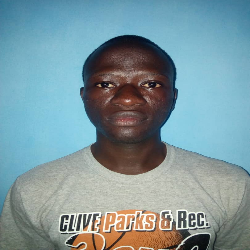
#> input picture image.jpeg, 250 x 250 px
$ python -i views.py   (imports and definitions only)
#> lines starting #> are read from the running program, lines starting #| are printed output that depends on the picture
import numpy as np
import cv2, os
from django.shortcuts import render
from django.http import  HttpResponse
from django.http import JsonResponse
from django.views.decorators.csrf import csrf_exempt
from django.conf import settings
from django.core.files.storage import default_storage

from opencv.models import Image, ImageName
from .forms import ImageFileUploadForm


BASE_DIR = os.path.dirname(os.path.dirname(os.path.abspath(__file__)))
face_cascade = cv2.CascadeClassifier(
    os.path.join(BASE_DIR, 'opencv/haarcascade_frontalface_default.xml')
)
eye_cascade = cv2.CascadeClassifier(
    os.path.join(BASE_DIR,'opencv/haarcascade_eye.xml')
)

def run(path):
	"""Run the detector on given image."""
#> called with path = '../image.jpeg'
	img0 = cv2.imread(path)
#> img0 is the input picture: shape (250, 250, 3); mean B, G, R 156.6, 150.4, 124.7
	height, width, _ = img0.shape
#> height = 250; width = 250
	scale_percent = 255*100/width
#> scale_percent = 102
	width = int(img0.shape[1] * scale_percent / 100)
#> width = 255
	height = int(img0.shape[0] * scale_percent / 100)
#> height = 255
	dim = (width, height)
#> dim = (255, 255)
	# resize image
	img = cv2.resize(img0, dim, interpolation = cv2.INTER_AREA)
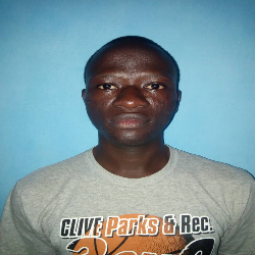
#> img: shape (255, 255, 3); mean B, G, R 156.5, 150.3, 124.6

	surface0 = height*width
#> surface0 = 65025
	surfaceRatio = 12
	gray = cv2.cvtColor(img, cv2.COLOR_BGR2GRAY)
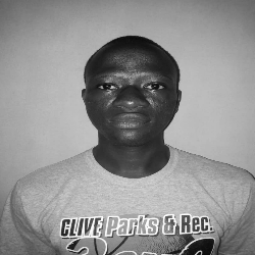
#> gray: shape (255, 255); min 9, max 253, mean 143.3
	faces = face_cascade.detectMultiScale(gray, 1.01, 5)
#> faces = [[224, 181, 29, 29], [97, 41, 70, 70], [77, 61, 74, 74], [114, 61, 74, 74], [62, 9, 135, 135]]
	ratios = []
	for (x,y,w,h) in faces:
	    surface = w*h
	    ratios.append(surface0/surface)
#> this loop made 5 passes
#> (x, y, w, h, surface) on passes 1 to 5: (224, 181, 29, 29, 841), (97, 41, 70, 70, 4900), (77, 61, 74, 74, 5476), (114, 61, 74, 74, 5476), (62, 9, 135, 135, 18225)
#> after the loop, ratios = [77.32, 13.27, 11.87, 11.87, 3.57]

	if not ratios:
		return('No face found')
	elif min(ratios) <= surfaceRatio:
	    return('Face found')
	else:
		return("Face so small")


@csrf_exempt
def test(request):
	"""Test detector view."""
	if request.method == 'POST':
		form = ImageFileUploadForm(request.POST, request.FILES)
		if form.is_valid():
			img_count = ImageName.objects.count()
			save_path = os.path.join(
                settings.MEDIA_ROOT, 'images', f'image{img_count}.jpeg'
            )
			path = default_storage.save(save_path, request.FILES['image'])
			res = run( path)
			return JsonResponse({'error': False, 'message': res})
		else:
			return JsonResponse({'error': True, 'errors': form.errors})
	else:
		return render(request, 'testopencv.html', locals())

>>> result = run('../image.jpeg')
